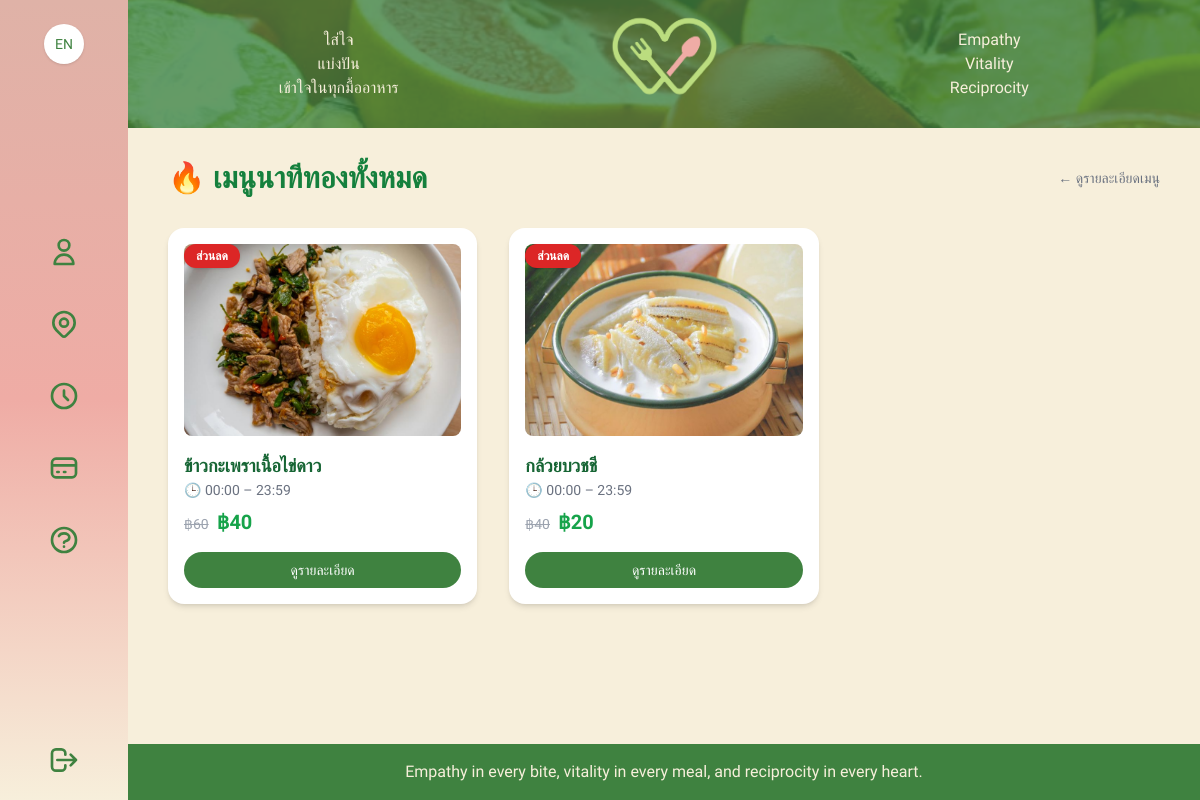
/flash/, run on the app's committed database.
### myapp/models.py (models this page shows, shortened)
class FlashMenu(models.Model):
    title            = models.CharField("ชื่อเมนู", max_length=100)
    menu             = models.ForeignKey(Menu, on_delete=models.CASCADE, verbose_name="เมนูหลัก", null=True)  # ← แก้ตรงนี้
    image            = models.ImageField("รูปเมนู", upload_to='flash_menus/')
    original_price   = models.DecimalField("ราคาต้นฉบับ", max_digits=8, decimal_places=2)
    discounted_price = models.DecimalField("ราคาหลังลด",   max_digits=8, decimal_places=2)
    start_time       = models.TimeField("เริ่ม (HH:MM)")
    end_time         = models.TimeField("จบ (HH:MM)")
    is_active        = models.BooleanField("เปิดใช้งาน", default=True)
    class Meta:
        verbose_name        = "เมนูนาทีทอง"
        verbose_name_plural = "เมนูนาทีทอง"

### myapp/views.py (the view)
# urls.py: path('flash/', views.flash_all, name='flash_all'),
def flash_all(request):
    current_time = now().time()
    flash_menus = FlashMenu.objects.filter(
        is_active=True,
        start_time__lte=current_time,
        end_time__gte=current_time
    )
    return render(request, 'flash_all.html', {
        'flash_menus': flash_menus,
    })

### myapp/templatetags/currency_filters.py (called while the page is built)
@register.filter
def currency(value, symbol='฿'):
    try:
        val = float(value)
    except (TypeError, ValueError):
        return value
    formatted = f"{val:,.0f}"
    return f"{symbol}{formatted}"

### myapp/templates/flash_all.html (shortened to what this page needs)
{% extends 'base.html' %}
{% load static %}
{% load currency_filters %}
{% load i18n %}
{% block content %}
<div class="container mx-auto px-4 py-8">
  <div class="flex items-center justify-between mb-8">
    <h1 class="text-3xl font-bold text-green-700">🔥 {% trans "All Flash Deal Menus" %}</h1>
    <a href="{% url 'home' %}" class="text-sm text-gray-500 hover:text-green-600 hover:underline">
      ← {% trans "Back to Home" %}
    </a>
  </div>
  {% if flash_menus %}
    <div class="grid grid-cols-1 sm:grid-cols-2 lg:grid-cols-3 gap-8">
      {% for item in flash_menus %}
        <div class="relative bg-white rounded-2xl shadow-md hover:shadow-xl transition p-4 flex flex-col">
          {% if item.image %}
            <a href="{% url 'flash_menu_detail' item.id %}">
              <img src="{{ item.image.url }}"
                   alt="{{ item.title }}"
                   class="w-full h-48 object-cover rounded-lg mb-4">
            </a>
            <div class="absolute top-4 left-4 bg-red-600 text-white text-xs px-3 py-1 rounded-full shadow font-bold">
              {% trans "Discount" %}
            </div>
          {% endif %}
          <h2 class="text-lg font-semibold text-green-800">{{ item.title }}</h2>
          <p class="text-sm text-gray-500 mb-2">
            🕒 {{ item.start_time|time:"H:i" }} – {{ item.end_time|time:"H:i" }}
          </p>
          <div class="flex items-baseline space-x-2 mb-4">
            <span class="text-gray-400 line-through text-sm">{{ item.original_price|currency:"฿" }}</span>
            <span class="text-xl font-bold text-green-600">{{ item.discounted_price|currency:"฿" }}</span>
          </div>
          <a href="{% url 'flash_menu_detail' item.id %}"
             class="mt-auto inline-block w-full bg-[#3F8240] hover:bg-[#2f6831] text-white font-medium text-sm py-2 rounded-full text-center transition">
            {% trans "View Details" %}
          </a>
        </div>
      {% endfor %}
    </div>
  {% else %}
    <p class="text-center text-gray-500 mt-10">😥 {% trans "No flash deals available at the moment" %}</p>
  {% endif %}
</div>
{% endblock %}

### myapp/templates/base.html (style rules this page uses)
body { font-family:'Prompt','Montserrat',sans-serif; }

### data on the page
FlashMenu: image (picture), title "ข้าวกะเพราเนื้อไข่ดาว", start_time "00:00", end_time "23:59", original_price "฿60", discounted_price "฿40"
FlashMenu: image (picture), title "กล้วยบวชชี", start_time "00:00", end_time "23:59", original_price "฿40", discounted_price "฿20"
